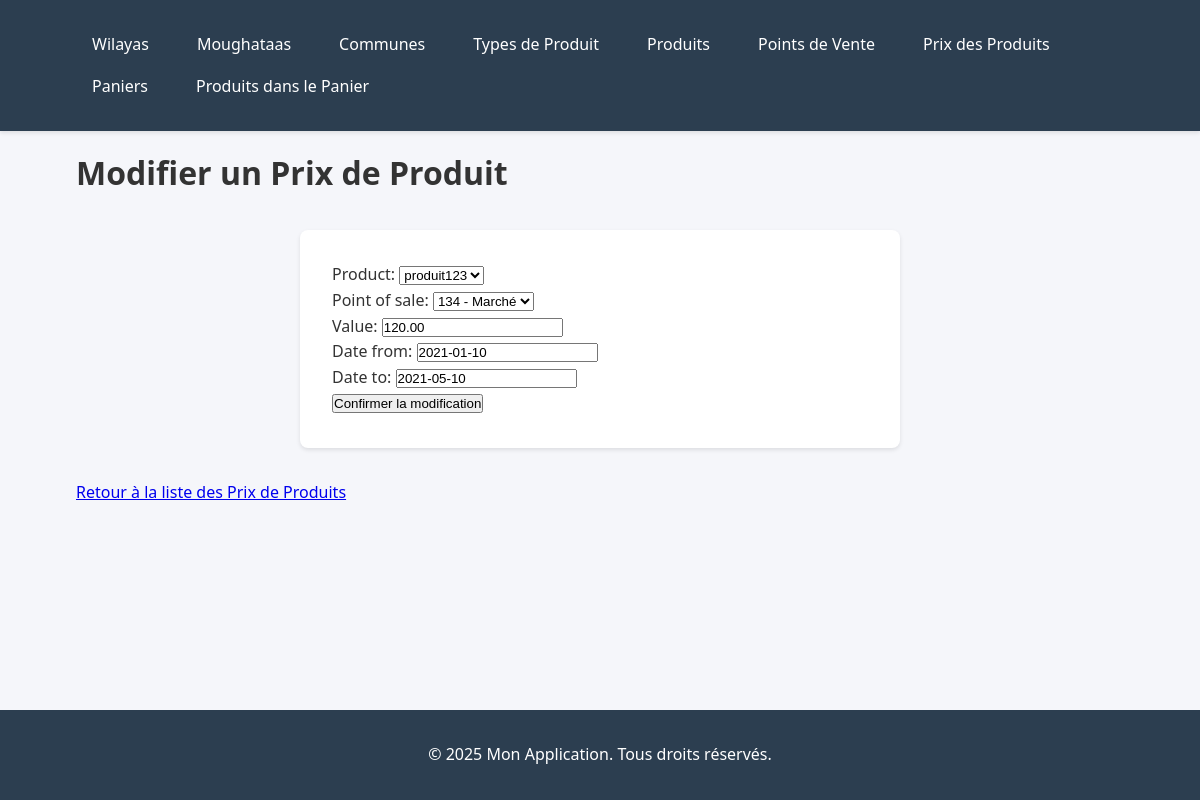
Screenshot of /prix-de-produit/1/modifier/ with the database file from the repository.
### incp/models.py (models this page shows, shortened)
class ProductPrice(models.Model):
    product = models.ForeignKey(Product, on_delete=models.PROTECT, related_name='prices')
    point_of_sale = models.ForeignKey(PointOfSale, on_delete=models.PROTECT, related_name='product_prices')
    value = models.DecimalField(max_digits=10, decimal_places=2)
    date_from = models.DateField()
    date_to = models.DateField(null=True, blank=True)

### incp/views.py (the view, shortened to what this page needs)
# urls.py: path('prix-de-produit/<int:pk>/modifier/', ProductPriceModifierView.as_view(), name='prixdeproduit_update'),
class ProductPriceModifierView(UpdateView):
    model = ProductPrice
    fields = ['product', 'point_of_sale', 'value', 'date_from', 'date_to']
    template_name = "prix_de_produit/prix_de_produit_formulaire.html"

### incp/models.py (called while the page is built)
    def __str__(self):
        return self.name

    def __str__(self):
        return f"{self.code} - {self.get_type_display()}"

### incp/templates/prix_de_produit/prix_de_produit_formulaire.html (shortened to what this page needs)
{% extends "base.html" %}
{% block content %}
  <h1>{% if object %}Modifier{% else %}Créer{% endif %} un Prix de Produit</h1>
  <form method="post">
    {{ form.as_p }}
    <button type="submit">{% if object %}Confirmer la modification{% else %}Créer{% endif %}</button>
  </form>
  <a href="{% url 'prixdeproduit_list' %}">Retour à la liste des Prix de Produits</a>
{% endblock %}

### incp/static/css/styles.css (style rules this page uses)
:root { --primary-color: #4a90e2; --secondary-color: #2c3e50; --success-color: #2ecc71; --error-color: #e74c3c; --text-color: #333; --light-gray: #f5f6fa; --border-color: #dcdde1; }
* { margin: 0; padding: 0; box-sizing: border-box; }
body { font-family: 'Segoe UI', Tahoma, Geneva, Verdana, sans-serif; line-height: 1.6; color: var(--text-color); background-color: var(--light-gray); min-height: 100vh; display: flex; flex-direction: column; }
form { background: white; padding: 2rem; border-radius: 8px; box-shadow: 0 2px 4px rgba(0, 0, 0, 0.1); max-width: 600px; margin: 2rem auto; }

### rows the page displays
ProductPrice: product "produit123", point_of_sale "134 - Marché", value "120.00", date_from "2021-01-10", date_to "2021-05-10"
